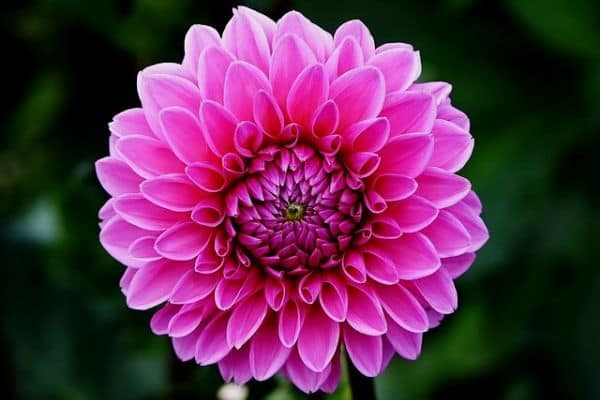
#> input picture Phase_1/image.jpg, 600 x 400 px
$ jupyter execute Module_1.2.ipynb   (text cells are left out)
#> lines starting #> are read from the running program, lines starting #| are printed output that depends on the picture; after the words box and inside, x2 and y2 are one past the last pixel; in counts of white or black regions, pixels touching at a corner belong together
[cell 1]
import cv2

img = cv2.imread("image.jpg")
#> img is the input picture: shape (400, 600, 3); mean B, G, R 76.3, 43.9, 93.7
gray = cv2.cvtColor(img, cv2.COLOR_BGR2GRAY)
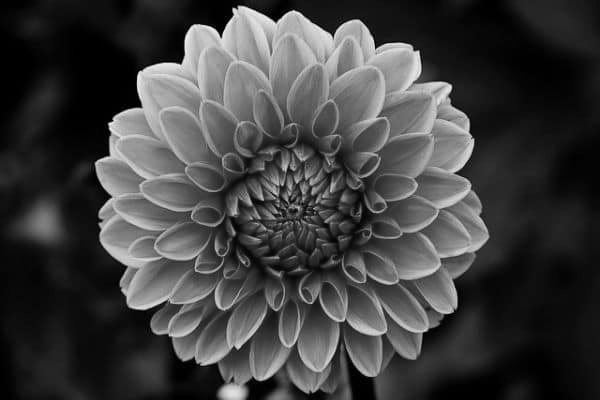
#> gray: shape (400, 600); min 0, max 249, mean 62.5

cv2.imshow("Original", img)
cv2.imshow("Grayscale", gray)

cv2.waitKey(0)
cv2.destroyAllWindows()

[cell 2]
print(img.shape)     # (H, W, 3)
#| (400, 600, 3)
print(gray.shape)    # (H, W)
#| (400, 600)

[cell 3]
b, g, r = cv2.split(img)
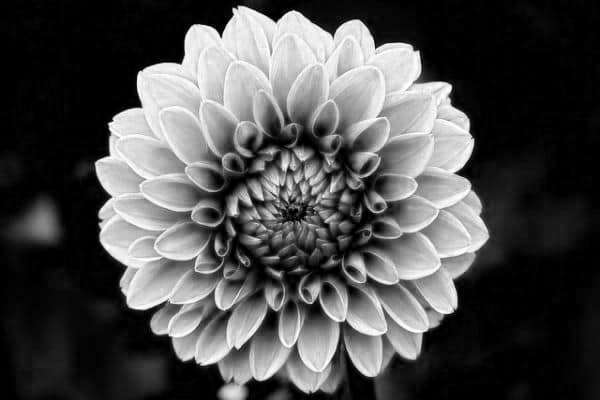
#> b: shape (400, 600); min 0, max 255, mean 76.3
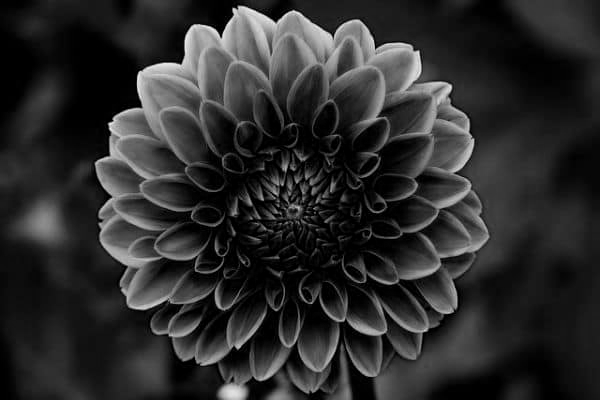
#> g: shape (400, 600); min 0, max 245, mean 43.9
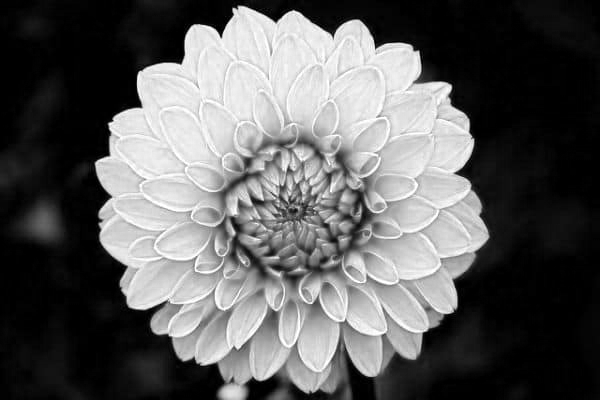
#> r: shape (400, 600); min 0, max 255, mean 93.7

cv2.imshow("Blue Channel", b)
cv2.imshow("Green Channel", g)
cv2.imshow("Red Channel", r)

cv2.waitKey(0)
cv2.destroyAllWindows()

[cell 4]
merged = cv2.merge((b, g, r))
cv2.imshow("Merged Image", merged)

cv2.waitKey(0)
cv2.destroyAllWindows()

[cell 5]
rgb = cv2.cvtColor(img, cv2.COLOR_BGR2RGB)
gray = cv2.cvtColor(img, cv2.COLOR_BGR2GRAY)
cv2.imshow("BGR Image", img)
cv2.imshow("RGB Image", rgb)
cv2.imshow("Gray Image", gray)

cv2.waitKey(0)
cv2.destroyAllWindows()

[cell 6]
hsv = cv2.cvtColor(img, cv2.COLOR_BGR2HSV)
#> hsv: shape (400, 600, 3); mean H, S, V 104, 196.5, 104.9

cv2.imshow("HSV Image", hsv)
cv2.imshow("BGR Image", img)
cv2.imshow("RGB Image", rgb)
cv2.imshow("Gray Image", gray)
cv2.waitKey(0)
cv2.destroyAllWindows()

[cell 7]
import numpy as np

hsv = cv2.cvtColor(img, cv2.COLOR_BGR2HSV)

lower_white = np.array([100, 100, 100])
upper_white = np.array([250, 250, 255])

mask = cv2.inRange(hsv, lower_white, upper_white)
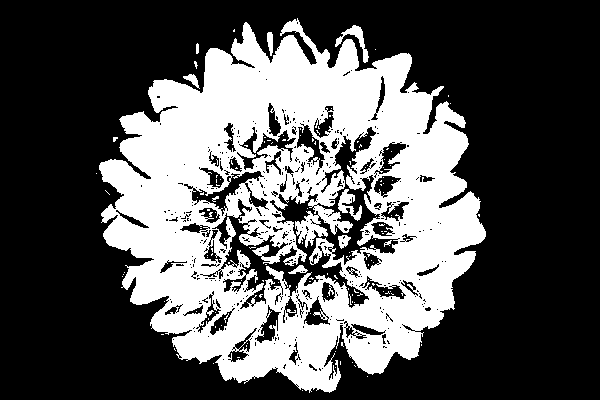
#> mask: shape (400, 600); 33.8% white; 135 white regions (124 under 20 px), largest, box (x1, y1, x2, y2) and area: (99, 18, 486, 393) 79634, (335, 25, 369, 63) 330, (338, 189, 362, 221) 324
result = cv2.bitwise_and(img, img, mask=mask)
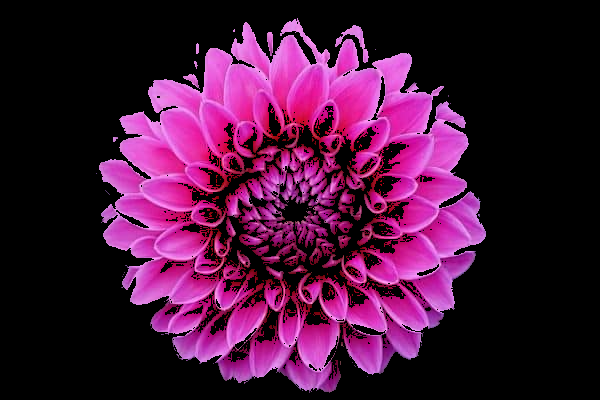
#> result: shape (400, 600, 3); mean B, G, R 56.2, 20, 68.4

cv2.imshow("Original Image", img)
cv2.imshow("Mask", mask)
cv2.imshow("White Object", result)

cv2.waitKey(0)
cv2.destroyAllWindows()

[cell 8]
import cv2
import numpy as np

cap = cv2.VideoCapture(0)

while True:
    ret, frame = cap.read()
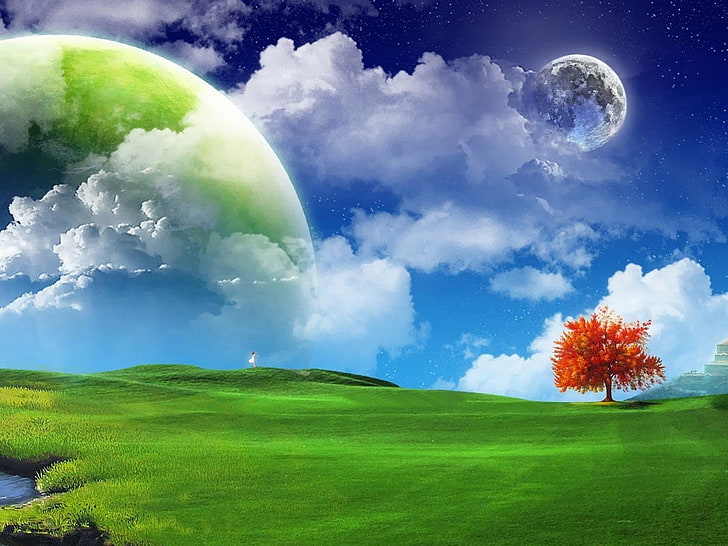
#> input picture test.jpg, 728 x 546 px, given in place of the camera
#> frame is the input picture: shape (546, 728, 3); mean B, G, R 129, 135.1, 98
    if not ret:
        break

    hsv = cv2.cvtColor(frame, cv2.COLOR_BGR2HSV)
#> hsv: shape (546, 728, 3); mean H, S, V 83.5, 141, 164.5

    lower_red = np.array([0, 120, 70])
    upper_red = np.array([10, 255, 255])

    mask = cv2.inRange(hsv, lower_red, upper_red)
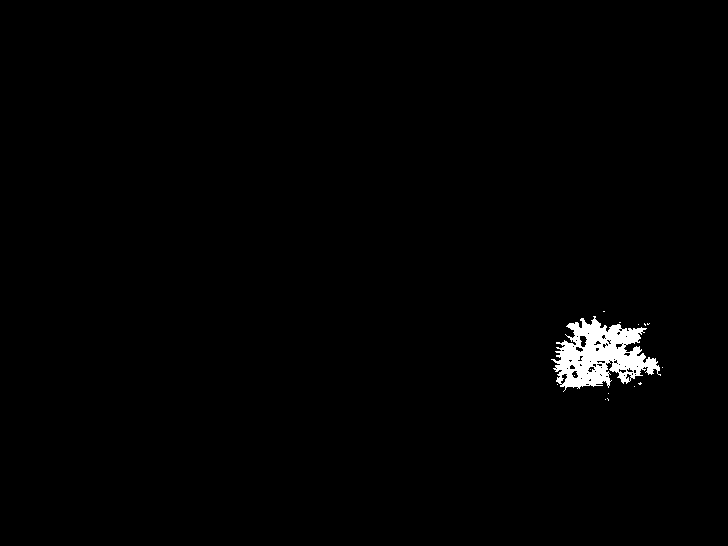
#> mask: shape (546, 728); 1.1% white; 15 white regions (14 under 20 px), largest, box (x1, y1, x2, y2) and area: (551, 316, 661, 392) 4264
    result = cv2.bitwise_and(frame, frame, mask=mask)
#> result: shape (546, 728, 3)

    cv2.imshow("Original", frame)
    cv2.imshow("Red Detection", result)

    if cv2.waitKey(1) & 0xFF == ord('q'):
#> (key q is pressed here)
        break

cap.release()
cv2.destroyAllWindows()
